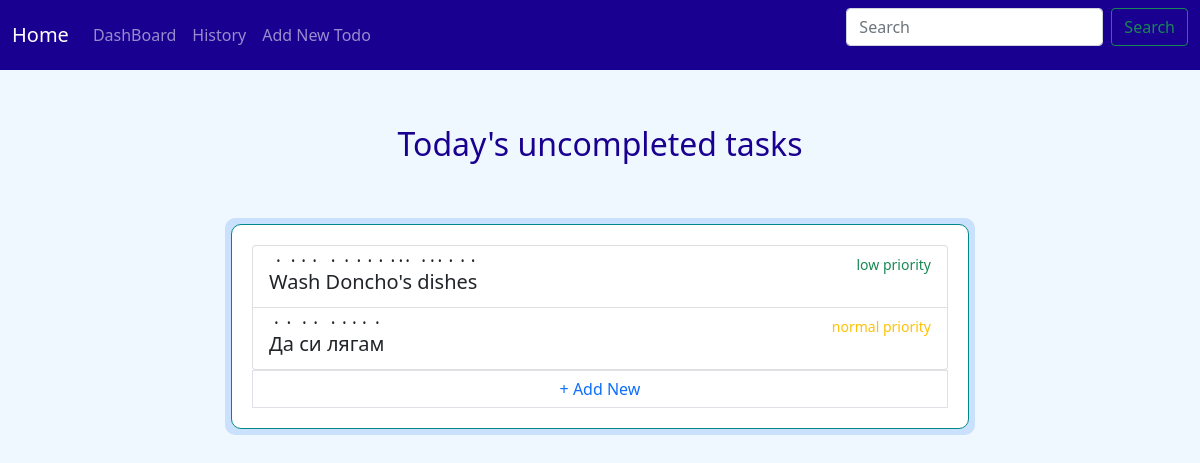
The page / on the database its author committed.
### todo_app/todos/models/todo.py (models this page shows, shortened)
class Todo(models.Model):
    title = models.CharField(
        max_length=30,
    )
    state = models.BooleanField(
        default=False,
    )
    description = models.TextField(
        null=True,
        blank=True,  # can save in admin with blank field / not required
    )
    due_date = models.DateField(
        default=timezone.now,
    )
    priority = models.ForeignKey(Priority, on_delete=models.CASCADE, null=True)
    category = models.ForeignKey(Category, on_delete=models.CASCADE, null=True)

### todo_app/todos/views.py (the view)
# urls.py: path('', index),
def index(request):
    today = date.today()
    todos = Todo.objects.filter(due_date=today, state=False)
    context = {
        'todos': todos,
    }
    return render(request, 'index.html', context)

### templates/index.html
{% extends 'base.html' %}
{% block content %}
    <h2>Today's uncompleted tasks</h2>
    <div class="container" style="max-width: 750px">
        <div class="todo">
            {% if todos %}
                <div class="list-group">
                    {% for todo in todos %}
                        <a href="/details/{{ todo.id }}" class="list-group-item list-group-item-action">
                            <div class="row row-cols-2">
                                <div class="col-xs-1 d-flex justify-content-start">
                                    <h5 class="mb-1" style="text-emphasis-style: filled">{{ todo.title }}</h5>
                                </div>
                                <div class="col-xs-2 d-flex justify-content-end">
                                    {% if todo.priority.name == "High" %}
                                        <small class="text-danger">high priority</small>
                                    {% elif todo.priority.name == "Normal" %}
                                        <small class="text-warning">normal priority</small>
                                    {% else %}
                                        <small class="text-success">low priority</small>
                                    {% endif %}
                                </div>
                            </div>
                        </a>
                    {% endfor %}
                </div>
            {% else %}
                <h2>Nothing for today</h2>
            {% endif %}
            <a class="page-link" href="/add-todo/"> + Add New</a>
        </div>
    </div>
{% endblock %}

### templates/base.html (style rules this page uses)
h2 { margin: 5px; text-align: center; padding: 50px; color: #1a0090; }
div.todo { display: block; background: white; border: 1px solid #018786; border-radius: 10px; margin: 5px; text-align: center; padding: 20px; }
div.container { max-width: 800px; background: #c9e1fd; color: #1a0090; display: flex; flex-direction: column; margin: auto; padding: 1px; border-radius: 10px; }

### rows shown on the page
Todo: title "Wash Doncho's dishes", shows "low priority"
Todo: title "Да си лягам", shows "normal priority"
